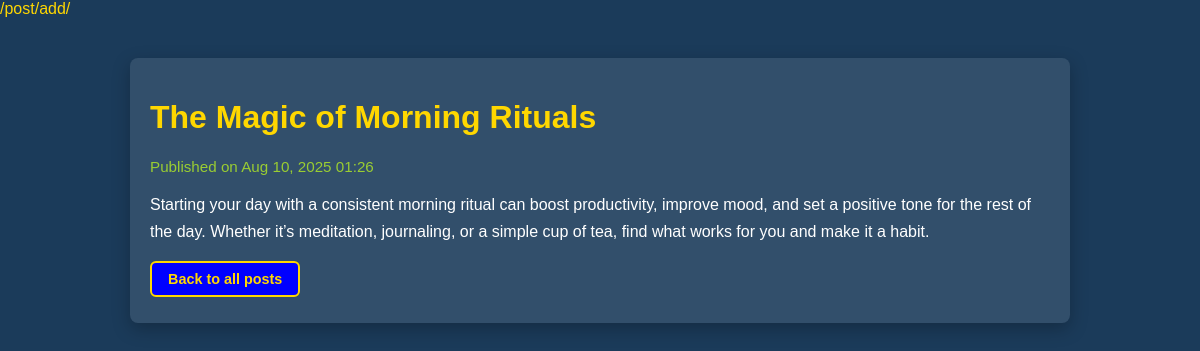
Screenshot of /post/3/ with the database file from the repository.
### blog/models.py (models this page shows, shortened)
class BlogPost(models.Model):
    title = models.CharField(max_length=200)
    content = models.TextField()
    date = models.DateTimeField(auto_now_add=True)  # date created, auto set on create

### blog/views.py (the view)
# urls.py: path('post/<int:pk>/', views.post_detail, name='post_detail'),  # view post details
def post_detail(request, pk):
    post = get_object_or_404(BlogPost, pk=pk)
    return render(request, 'blog/post_detail.html', {'post': post})

### blog/templates/blog/post_detail.html (shortened to what this page needs)
{% load static %}
<!DOCTYPE html>
<html>
<head>
    <link rel="stylesheet" href="{% static 'blog/style.css' %}">
</head>
<body>
    <div class="container post-detail">
        <h1>{{ post.title }}</h1>
        <p class="meta">Published on {{ post.date|date:"M d, Y H:i" }}</p>
        <div class="content">
            {{ post.content|linebreaks }}
        </div>
        <a href="{% url 'post_list' %}" class="back-link">Back to all posts</a>
    </div>
</body>
</html>

### blog/Static/blog/style.css (style rules this page uses)
:root { --dark-blue-bg: hwb(240 0% 0%); --page-bg: #1b3b5a; --yellow-text: #ffd700; --green-date: yellowgreen; --light-blue: #4da6ff; }
html, body { margin: 0; padding: 0; font-family: Arial, sans-serif; background: var(--page-bg); color: var(--yellow-text); }
h1, h2, h3, h4, h5, h6 { color: white; }
.container { max-width: 900px; margin: 40px auto; background: rgba(255, 255, 255, 0.07); padding: 24px; border-radius: 8px; box-shadow: 0 6px 18px rgba(0,0,0,0.35); }
a, a:link, a:visited { display: inline-block; background-color: transparent; color: var(--yellow-text); padding: 8px 16px; border: 2px solid var(--yellow-text); border-radius: 6px; font-weight: bold; text-decoration: none; cursor: pointer; margin: 0 6px 6px 0; box-sizing: border-box; transition: background-color 0.3s ease, color 0.3s ease; }
button, .btn, .view-post-btn, .back-link { background-color: var(--dark-blue-bg); color: var(--yellow-text); border: 2px solid var(--yellow-text); padding: 8px 16px; border-radius: 6px; font-weight: bold; cursor: pointer; margin: 0 6px 6px 0; box-sizing: border-box; text-decoration: none; display: inline-block; transition: background-color 0.3s ease, color 0.3s ease; }
.post-item .meta, .post-detail .meta, .post-detail p em, .post-detail .post-date { color: var(--green-date); font-size: 0.95rem; margin-bottom: 12px; }
.post-detail { background: rgba(255, 255, 255, 0.1); padding: 20px; border-radius: 8px; box-shadow: 0 6px 18px rgba(0,0,0,0.25); color: white; }
.post-detail .content { margin-top: 12px; line-height: 1.7; color: white; }
a.btn, a.view-post-btn, a.back-link { background-color: var(--dark-blue-bg); color: var(--yellow-text); border: 2px solid var(--yellow-text); padding: 8px 16px; border-radius: 6px; font-weight: bold; cursor: pointer; margin: 0 6px 6px 0; display: inline-block; text-decoration: none; box-sizing: border-box; transition: background-color 0.3s ease, color 0.3s ease; }
h1 { color: #ffd700; }
.back-link { display: inline-block; margin-top: 50px; padding: 8px 16px; background-color: var(--dark-blue-bg); color: var(--yellow-text); border: 2px solid var(--yellow-text); border-radius: 6px; font-weight: bold; text-decoration: none; cursor: pointer; transition: background-color 0.3s ease, color 0.3s ease; }
.back-link, .view-post-btn { display: inline-block; margin-top: 20px; padding: 6px 12px; font-size: 0.9rem; background-color: var(--dark-blue-bg); color: var(--yellow-text); border: 2px solid var(--yellow-text); border-radius: 6px; font-weight: bold; text-decoration: none; cursor: pointer; transition: background-color 0.3s ease, color 0.3s ease; }

### rows the page displays
BlogPost: title "The Magic of Morning Rituals", date "Aug 10, 2025 01:26", content "Starting your day with a consistent morning ritual can boost productivity, improve mood, and set a positive tone for the rest of the day. Whether it’s meditation, journaling, or a simple cup of tea, find what works for you and make it a habit."
